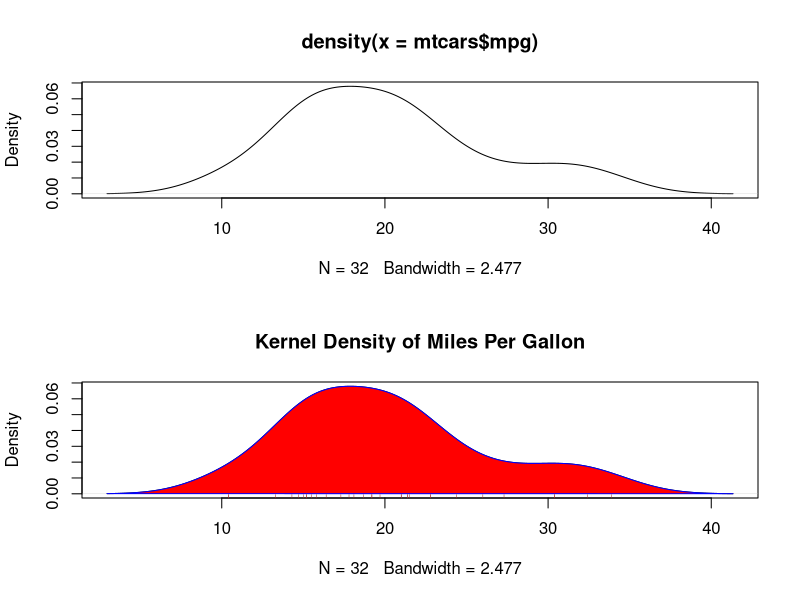

This chart was generated by the following R code:
# kernel density estimation is a nonparametric method for estimating the probability density 
# function of a random variable. Although the mathematics are beyond the scope of this text, 
# in general kernel density plots can be an effective way to view the distribution of a 
# continuous variable.

par(mfrow=c(2,1))
d <- density(mtcars$mpg)
plot(d)

d <- density(mtcars$mpg)
plot(d, main="Kernel Density of Miles Per Gallon")
polygon(d, col="red", border="blue")
rug(mtcars$mpg, col="brown")